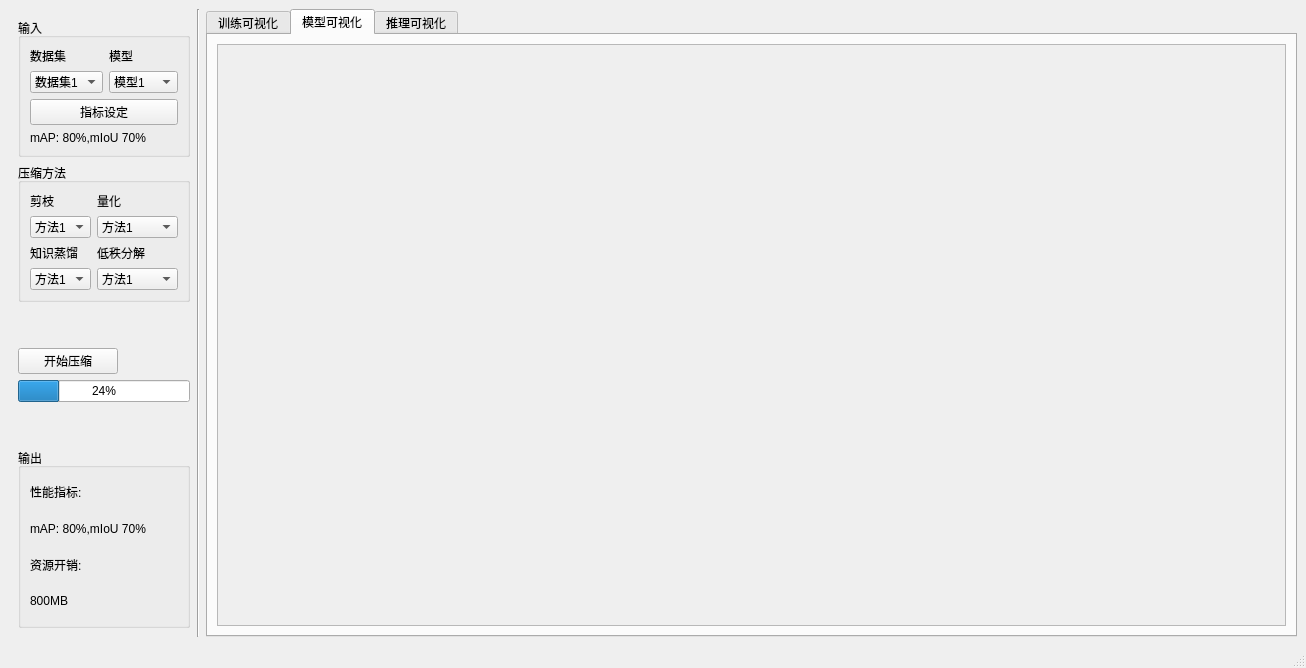
<?xml version="1.0" encoding="UTF-8"?>
<ui version="4.0">
 <class>MainWindow</class>
 <widget class="QMainWindow" name="MainWindow">
  <property name="geometry">
   <rect>
    <x>0</x>
    <y>0</y>
    <width>1306</width>
    <height>668</height>
   </rect>
  </property>
  <property name="windowTitle">
   <string>MainWindow</string>
  </property>
  <widget class="QWidget" name="centralwidget">
   <layout class="QHBoxLayout" name="horizontalLayout_5">
    <item>
     <widget class="QWidget" name="leftFrame" native="true">
      <property name="maximumSize">
       <size>
        <width>300</width>
        <height>16777215</height>
       </size>
      </property>
      <layout class="QVBoxLayout" name="verticalLayout_6">
       <property name="sizeConstraint">
        <enum>QLayout::SetMaximumSize</enum>
       </property>
       <property name="rightMargin">
        <number>1</number>
       </property>
       <item>
        <layout class="QVBoxLayout" name="verticalLayout_3">
         <item>
          <widget class="QGroupBox" name="groupBox">
           <property name="title">
            <string>输入</string>
           </property>
           <layout class="QVBoxLayout" name="verticalLayout">
            <item>
             <layout class="QGridLayout" name="gridLayout">
              <property name="sizeConstraint">
               <enum>QLayout::SetFixedSize</enum>
              </property>
              <item row="0" column="1">
               <widget class="QLabel" name="label_2">
                <property name="text">
                 <string>模型</string>
                </property>
               </widget>
              </item>
              <item row="1" column="0">
               <widget class="QComboBox" name="comboBox">
                <item>
                 <property name="text">
                  <string>数据集1</string>
                 </property>
                </item>
               </widget>
              </item>
              <item row="1" column="1">
               <widget class="QComboBox" name="comboBox_2">
                <item>
                 <property name="text">
                  <string>模型1</string>
                 </property>
                </item>
               </widget>
              </item>
              <item row="0" column="0">
               <widget class="QLabel" name="label">
                <property name="text">
                 <string>数据集</string>
                </property>
               </widget>
              </item>
             </layout>
            </item>
            <item>
             <widget class="QPushButton" name="pushButton">
              <property name="text">
               <string>指标设定</string>
              </property>
             </widget>
            </item>
            <item>
             <widget class="QLabel" name="label_11">
              <property name="text">
               <string>mAP: 80%,mIoU 70%</string>
              </property>
             </widget>
            </item>
           </layout>
          </widget>
         </item>
         <item>
          <widget class="QGroupBox" name="groupBox_3">
           <property name="title">
            <string>压缩方法</string>
           </property>
           <layout class="QVBoxLayout" name="verticalLayout_2">
            <item>
             <layout class="QGridLayout" name="gridLayout_3">
              <item row="1" column="1">
               <widget class="QComboBox" name="comboBox_5">
                <item>
                 <property name="text">
                  <string>方法1</string>
                 </property>
                </item>
                <item>
                 <property name="text">
                  <string>New Item</string>
                 </property>
                </item>
                <item>
                 <property name="text">
                  <string>方法2</string>
                 </property>
                </item>
                <item>
                 <property name="text">
                  <string>方法3</string>
                 </property>
                </item>
               </widget>
              </item>
              <item row="0" column="1">
               <widget class="QLabel" name="label_5">
                <property name="text">
                 <string>量化</string>
                </property>
               </widget>
              </item>
              <item row="3" column="1">
               <widget class="QComboBox" name="comboBox_9">
                <item>
                 <property name="text">
                  <string>方法1</string>
                 </property>
                </item>
                <item>
                 <property name="text">
                  <string>方法2</string>
                 </property>
                </item>
                <item>
                 <property name="text">
                  <string>方法3</string>
                 </property>
                </item>
               </widget>
              </item>
              <item row="2" column="0">
               <widget class="QLabel" name="label_6">
                <property name="text">
                 <string>知识蒸馏</string>
                </property>
               </widget>
              </item>
              <item row="2" column="1">
               <widget class="QLabel" name="label_10">
                <property name="text">
                 <string>低秩分解</string>
                </property>
               </widget>
              </item>
              <item row="3" column="0">
               <widget class="QComboBox" name="comboBox_6">
                <item>
                 <property name="text">
                  <string>方法1</string>
                 </property>
                </item>
                <item>
                 <property name="text">
                  <string>方法2</string>
                 </property>
                </item>
                <item>
                 <property name="text">
                  <string>方法3</string>
                 </property>
                </item>
               </widget>
              </item>
              <item row="1" column="0">
               <widget class="QComboBox" name="comboBox_4">
                <item>
                 <property name="text">
                  <string>方法1</string>
                 </property>
                </item>
                <item>
                 <property name="text">
                  <string>方法2</string>
                 </property>
                </item>
                <item>
                 <property name="text">
                  <string>方法3</string>
                 </property>
                </item>
               </widget>
              </item>
              <item row="0" column="0">
               <widget class="QLabel" name="label_4">
                <property name="text">
                 <string>剪枝</string>
                </property>
               </widget>
              </item>
             </layout>
            </item>
           </layout>
          </widget>
         </item>
        </layout>
       </item>
       <item>
        <spacer name="verticalSpacer">
         <property name="orientation">
          <enum>Qt::Vertical</enum>
         </property>
         <property name="sizeType">
          <enum>QSizePolicy::Preferred</enum>
         </property>
         <property name="sizeHint" stdset="0">
          <size>
           <width>20</width>
           <height>40</height>
          </size>
         </property>
        </spacer>
       </item>
       <item>
        <layout class="QVBoxLayout" name="verticalLayout_5">
         <item>
          <widget class="QPushButton" name="pushButton_start">
           <property name="maximumSize">
            <size>
             <width>100</width>
             <height>16777215</height>
            </size>
           </property>
           <property name="text">
            <string>开始压缩</string>
           </property>
          </widget>
         </item>
         <item>
          <widget class="QProgressBar" name="progressBar">
           <property name="sizePolicy">
            <sizepolicy hsizetype="Preferred" vsizetype="Fixed">
             <horstretch>0</horstretch>
             <verstretch>0</verstretch>
            </sizepolicy>
           </property>
           <property name="value">
            <number>24</number>
           </property>
          </widget>
         </item>
         <item>
          <spacer name="verticalSpacer_2">
           <property name="orientation">
            <enum>Qt::Vertical</enum>
           </property>
           <property name="sizeType">
            <enum>QSizePolicy::Fixed</enum>
           </property>
           <property name="sizeHint" stdset="0">
            <size>
             <width>20</width>
             <height>40</height>
            </size>
           </property>
          </spacer>
         </item>
        </layout>
       </item>
       <item>
        <widget class="QGroupBox" name="groupBox_4">
         <property name="title">
          <string>输出</string>
         </property>
         <layout class="QVBoxLayout" name="verticalLayout_4">
          <item>
           <widget class="QLabel" name="label_8">
            <property name="text">
             <string>性能指标:</string>
            </property>
           </widget>
          </item>
          <item>
           <widget class="QLabel" name="label_17">
            <property name="text">
             <string>mAP: 80%,mIoU 70%</string>
            </property>
           </widget>
          </item>
          <item>
           <widget class="QLabel" name="label_9">
            <property name="text">
             <string>资源开销:</string>
            </property>
           </widget>
          </item>
          <item>
           <widget class="QLabel" name="label_18">
            <property name="text">
             <string>800MB</string>
            </property>
           </widget>
          </item>
         </layout>
        </widget>
       </item>
      </layout>
     </widget>
    </item>
    <item>
     <widget class="Line" name="line">
      <property name="orientation">
       <enum>Qt::Vertical</enum>
      </property>
     </widget>
    </item>
    <item>
     <widget class="QTabWidget" name="tabWidget">
      <property name="currentIndex">
       <number>1</number>
      </property>
      <widget class="QWidget" name="tab">
       <attribute name="title">
        <string>训练可视化</string>
       </attribute>
       <layout class="QHBoxLayout" name="horizontalLayout_3">
        <item>
         <layout class="QVBoxLayout" name="verticalLayout_8">
          <property name="sizeConstraint">
           <enum>QLayout::SetFixedSize</enum>
          </property>
          <item>
           <layout class="QHBoxLayout" name="horizontalLayout">
            <item>
             <layout class="QVBoxLayout" name="verticalLayout_7">
              <item>
               <widget class="QPushButton" name="pushButton_2">
                <property name="text">
                 <string>超参数设置</string>
                </property>
               </widget>
              </item>
              <item>
               <widget class="QTextBrowser" name="textBrowser">
                <property name="html">
                 <string>&lt;!DOCTYPE HTML PUBLIC &quot;-//W3C//DTD HTML 4.0//EN&quot; &quot;http://www.w3.org/TR/REC-html40/strict.dtd&quot;&gt;
&lt;html&gt;&lt;head&gt;&lt;meta name=&quot;qrichtext&quot; content=&quot;1&quot; /&gt;&lt;style type=&quot;text/css&quot;&gt;
p, li { white-space: pre-wrap; }
&lt;/style&gt;&lt;/head&gt;&lt;body style=&quot; font-family:'SimSun'; font-size:9pt; font-weight:400; font-style:normal;&quot;&gt;
&lt;p style=&quot; margin-top:0px; margin-bottom:0px; margin-left:0px; margin-right:0px; -qt-block-indent:0; text-indent:0px;&quot;&gt;&lt;span style=&quot; font-family:'Ubuntu'; font-size:11pt;&quot;&gt;learning rate: 0.002&lt;/span&gt;&lt;/p&gt;
&lt;p style=&quot; margin-top:0px; margin-bottom:0px; margin-left:0px; margin-right:0px; -qt-block-indent:0; text-indent:0px;&quot;&gt;&lt;span style=&quot; font-family:'Ubuntu'; font-size:11pt;&quot;&gt;batch size: 4&lt;/span&gt;&lt;/p&gt;&lt;/body&gt;&lt;/html&gt;</string>
                </property>
               </widget>
              </item>
             </layout>
            </item>
            <item>
             <widget class="QScrollArea" name="scrollArea">
              <property name="widgetResizable">
               <bool>true</bool>
              </property>
              <widget class="QWidget" name="scrollAreaWidgetContents">
               <property name="geometry">
                <rect>
                 <x>0</x>
                 <y>0</y>
                 <width>338</width>
                 <height>264</height>
                </rect>
               </property>
              </widget>
             </widget>
            </item>
            <item>
             <widget class="QScrollArea" name="scrollArea_2">
              <property name="widgetResizable">
               <bool>true</bool>
              </property>
              <widget class="QWidget" name="scrollAreaWidgetContents_2">
               <property name="geometry">
                <rect>
                 <x>0</x>
                 <y>0</y>
                 <width>339</width>
                 <height>264</height>
                </rect>
               </property>
              </widget>
             </widget>
            </item>
           </layout>
          </item>
          <item>
           <layout class="QHBoxLayout" name="horizontalLayout_2">
            <item>
             <widget class="QScrollArea" name="scrollArea_4">
              <property name="widgetResizable">
               <bool>true</bool>
              </property>
              <widget class="QWidget" name="scrollAreaWidgetContents_4">
               <property name="geometry">
                <rect>
                 <x>0</x>
                 <y>0</y>
                 <width>339</width>
                 <height>264</height>
                </rect>
               </property>
              </widget>
             </widget>
            </item>
            <item>
             <widget class="QScrollArea" name="scrollArea_5">
              <property name="widgetResizable">
               <bool>true</bool>
              </property>
              <widget class="QWidget" name="scrollAreaWidgetContents_5">
               <property name="geometry">
                <rect>
                 <x>0</x>
                 <y>0</y>
                 <width>338</width>
                 <height>264</height>
                </rect>
               </property>
              </widget>
             </widget>
            </item>
            <item>
             <widget class="QScrollArea" name="scrollArea_6">
              <property name="widgetResizable">
               <bool>true</bool>
              </property>
              <widget class="QWidget" name="scrollAreaWidgetContents_6">
               <property name="geometry">
                <rect>
                 <x>0</x>
                 <y>0</y>
                 <width>339</width>
                 <height>264</height>
                </rect>
               </property>
              </widget>
             </widget>
            </item>
           </layout>
          </item>
         </layout>
        </item>
       </layout>
      </widget>
      <widget class="QWidget" name="tab_3">
       <attribute name="title">
        <string>模型可视化</string>
       </attribute>
       <layout class="QHBoxLayout" name="horizontalLayout_4">
        <item>
         <widget class="QScrollArea" name="scrollArea_7">
          <property name="widgetResizable">
           <bool>true</bool>
          </property>
          <widget class="QWidget" name="scrollAreaWidgetContents_7">
           <property name="geometry">
            <rect>
             <x>0</x>
             <y>0</y>
             <width>1038</width>
             <height>543</height>
            </rect>
           </property>
          </widget>
         </widget>
        </item>
       </layout>
      </widget>
      <widget class="QWidget" name="tab_2">
       <attribute name="title">
        <string>推理可视化</string>
       </attribute>
       <layout class="QVBoxLayout" name="verticalLayout_9">
        <item>
         <widget class="QGroupBox" name="groupBox_2">
          <property name="title">
           <string>资源开销</string>
          </property>
          <layout class="QVBoxLayout" name="verticalLayout_10">
           <item>
            <widget class="QScrollArea" name="scrollArea_3">
             <property name="widgetResizable">
              <bool>true</bool>
             </property>
             <widget class="QWidget" name="scrollAreaWidgetContents_3">
              <property name="geometry">
               <rect>
                <x>0</x>
                <y>0</y>
                <width>1014</width>
                <height>228</height>
               </rect>
              </property>
             </widget>
            </widget>
           </item>
          </layout>
         </widget>
        </item>
        <item>
         <widget class="QGroupBox" name="groupBox_5">
          <property name="title">
           <string>性能指标</string>
          </property>
          <layout class="QVBoxLayout" name="verticalLayout_11">
           <item>
            <widget class="QScrollArea" name="scrollArea_8">
             <property name="widgetResizable">
              <bool>true</bool>
             </property>
             <widget class="QWidget" name="scrollAreaWidgetContents_8">
              <property name="geometry">
               <rect>
                <x>0</x>
                <y>0</y>
                <width>1014</width>
                <height>228</height>
               </rect>
              </property>
             </widget>
            </widget>
           </item>
          </layout>
         </widget>
        </item>
       </layout>
      </widget>
     </widget>
    </item>
   </layout>
  </widget>
  <widget class="QMenuBar" name="menubar">
   <property name="geometry">
    <rect>
     <x>0</x>
     <y>0</y>
     <width>1306</width>
     <height>26</height>
    </rect>
   </property>
  </widget>
  <widget class="QStatusBar" name="statusbar"/>
 </widget>
 <resources/>
 <connections/>
</ui>
